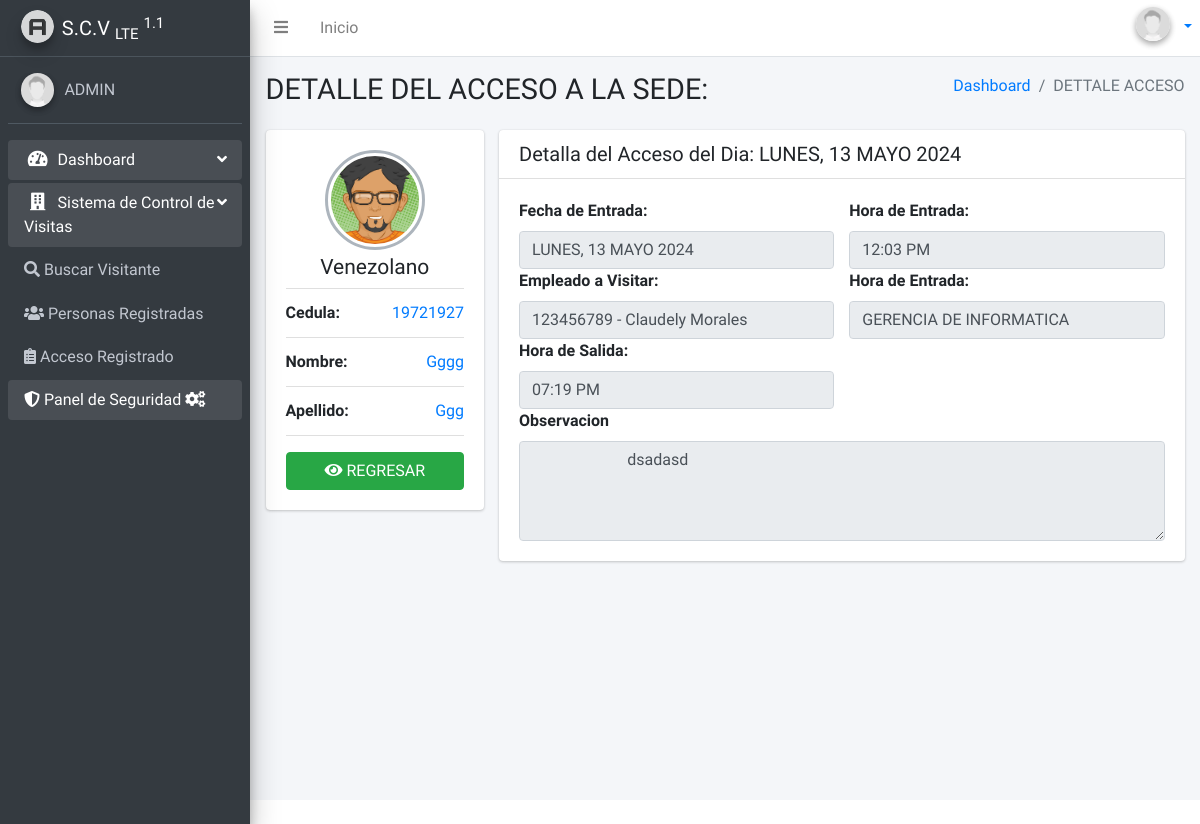
Before: /daccess/2/ (signed in) with the older database file.
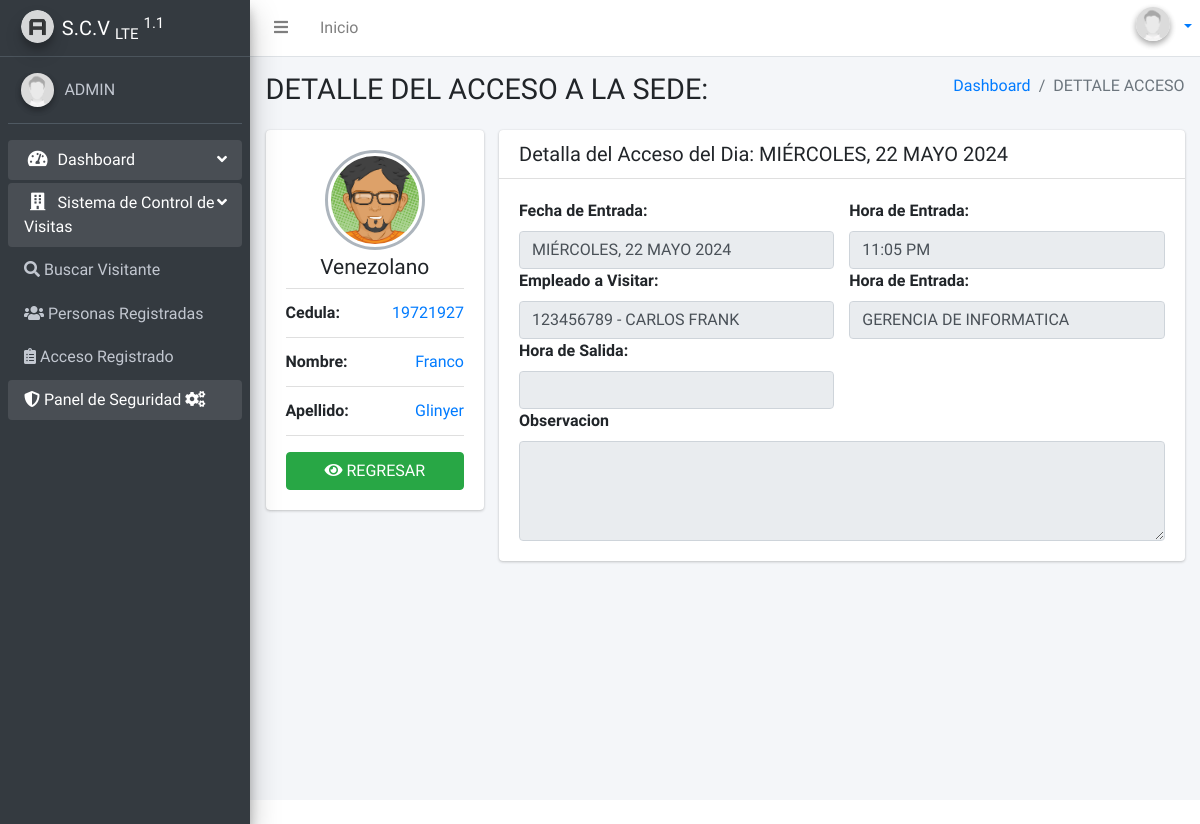
After: the same page with the newer database file.
### apps/gav/models.py (models this page shows, shortened)
class Avisitantes(models.Model):
    visitor = models.ForeignKey(Personas, on_delete=models.CASCADE)
    entry = models.DateField('Fecha del Dia')
    hours = models.TimeField('Hora de Entrada')
    hoursEx = models.TimeField('Hora de Salida', null=True, blank=True)
    empleado = models.ForeignKey(Empleado, on_delete=models.CASCADE, verbose_name='Nombre del Empleados')
    oficina = models.ForeignKey(Oficina, on_delete=models.CASCADE, verbose_name='Oficina a Visitar')
    obs = models.TextField('Observaciones', max_length=140, null=True, blank=True)
    class Meta:
        verbose_name = "Listado Accesos"
        verbose_name_plural = "Listado Accesos"
        ordering = ['-entry', 'hours']

class Personas(models.Model):
    dni = models.CharField('Cedula', primary_key=True,  max_length=8,validators=[MinLengthValidator(6)])
    status = models.CharField('Tipo de visitante', max_length=1, choices=LISTA_ESTATUS, null=False, default='M')
    nac = models.CharField('Nacionalidad', max_length=2, choices=LIST_NAC, null=True, blank=True)
    first_name = models.CharField('Nombre', max_length=40,validators=[MinLengthValidator(3)])
    last_name = models.CharField('Apellido', max_length=40,validators=[MinLengthValidator(3)])
    gender = models.CharField('Género', max_length=1, choices=GENDER_CHOICES, default='B')
    class Meta:
        verbose_name = "Personas"
        verbose_name_plural = "Personas"
        ordering = ['-dni']

### apps/dashboard/models.py (models this page shows)
class Oficina(models.Model):
    noficina = models.CharField(
        'Nombre de la Oficina', max_length=60, unique=True)
    class Meta:
        verbose_name = 'Oficina'
        verbose_name_plural = 'Oficinas'
    def __str__(self):
        return self.noficina

### apps/gav/views.py (the view)
# urls.py: path('daccess/<int:pk>/', views.daccess, name='daccess'),
@login_required
@permission_required('gav.view_avisitantes')
def daccess(request,pk):
        access = get_object_or_404(Avisitantes, pk=pk)
        return render(request, 'access/daccess.html', {'access':access})

### apps/dashboard/models.py (called while the page is built)
    def __str__(self):
        return f"{self.cedemp} - {self.nEmp} {self.aEmp}"

### templates/access/daccess.html (shortened to what this page needs)
{% extends 'layouts/main.html' %}
{% block titlecontent %}
  DETALLE DEL ACCESO A LA SEDE: {{ access.visitor.Dni }}
{% endblock %}
{% block titlemenu %}
  DETTALE ACCESO
{% endblock %}
{% block content %}
  <div class="content">
    <div class="container-fluid">
      <div class="row">
         <div class="col-sm-3">
          <div class="card">
            <div class="card-body box-profile">
              <div class="text-center">
                {%load static%}
                {%load static%}
                {% if access.visitor.gender == 'M' %}
                <img class="profile-user-img img-fluid img-circle"  src="{% static '/dist/img/avatar4.png' %}" alt="Male">
        {% else %}
        <img class="profile-user-img img-fluid img-circle" src="{% static '/dist/img/avatar3.png' %}" alt="Female">
{% endif %}
              </div>
              <h3 class="profile-username text-center">{{ access.visitor.get_nac_display }}</h3>
              <ul class="list-group list-group-unbordered mb-3">
                <li class="list-group-item">
                  <b>Cedula:</b> <a class="float-right"> {{ access.visitor.dni }}</a>
                </li>
                <li class="list-group-item">
                  <b>Nombre:</b> <a class="float-right">{{access.visitor.first_name }}</a>
                </li>
                <li class="list-group-item">
                  <b>Apellido:</b> <a class="float-right">{{access.visitor.last_name}}</a>
                </li>
              </ul>
      <a class="btn  btn-success btn-block" href="{%url 'dperson' access.visitor.dni %}">
                <i class="fa fa-eye" aria-hidden="true"></i> REGRESAR</a>
            </div>
          </div>
        </div>
        <div class="col">
          <div class="card">
            <div class="card-header">
              <h5 class="m-0">
             Detalla del Acceso del Dia: {{ access.entry |date:"l, d F Y"|upper}}
              </h5>
            </div>
            <div class="card-body">
                        <div class="row g-3">
                    <div class="col-md-6">
                      <label for="fecha" class="form-label">Fecha de Entrada: </label>
                      <input type="text"  class="form-control" disabled id="fecha"value="{{ access.entry |date:"l, d F Y"|upper}}">
                    </div>
                    <div class="col-md-6">
                      <label for="horaEnt" class="form-label">Hora de Entrada:</label>
                      <input type="text" class="form-control" disabled id="horaEnt" value="{{ access.hours|date:"h:i A"}}">
                    </div>
                    <div class="col-md-6">
                      <label for="fecha" class="form-label">Empleado a Visitar: </label>
                      <input type="text"  class="form-control" disabled id="fecha"value="{{ access.empleado }}">
                    </div>
                    <div class="col-md-6">
                      <label for="horaEnt" class="form-label">Hora de Entrada:</label>
                      <input type="text" class="form-control" disabled id="horaEnt" value="{{ access.oficina}}">
                    </div>
                    <div class="col-md-6">
                        <label for="horaEnt" class="form-label">Hora de Salida:</label>
                        <input type="text" class="form-control" disabled id="horaEnt" value="{{ access.hoursEx |date:"h:i A"}}">
                      </div>
                    <div class="col-12">
                      <label for="observacion" class="form-label">Observacion</label>
                      <textarea class="form-control" disabled id="observacion" style="height: 100px">
                        {{ access.obs}}
                      </textarea>
                    </div>
                </div>
            </div>
          </div>
        </div>
      </div>
    </div>
  </div>
{% endblock %}

### templates/layouts/sidebar.html (shortened to what this page needs)
{% load static %}
in<aside class="main-sidebar elevation-4 sidebar-dark-primary">
  <a href="/" class="brand-link">
    <img
      src="{% static 'dist/img/AdminLTELogo.png' %}"
      alt=""
      class="brand-image img-circle elevation-3"
      style="opacity: 0.8"
    />
    <span class="brand-text font-weight-light"><b>S.C.V</b> <sub>LTE</sub> <sup> 1.1</sup></span>
  </a>
  <div class="sidebar">
    <div class="user-panel mt-3 pb-3 mb-3 d-flex">
      <div class="image">
        {% if request.user.profile.avatar %}
        <img
          class="img-circle elevation-2"
          src="{{ request.user.profile.avatar.url }}"
          alt="Fotografía"
        />
        {% else %}
        <img
          src="{% static 'dist/img/avatar.png' %}"
          class="img-circle elevation-2"
          alt="User Image"
        />
        {% endif %}
      </div>
      <div class="info">
        {% if user.first_name and user.last_name %}
        <a href="{%url 'profiles-view'%}" class="d-block"
          >{{ user.first_name |upper }} {{ user.last_name |upper }}</a
        >
        {% else %}
        <a href="{%url 'profiles-view'%}" class="d-block">{{ user.username |upper }}</a>
        {% endif %}
      </div>
    </div>
    <nav class="mt-2">
      <ul class="nav nav-pills nav-sidebar flex-column"  data-widget="treeview" role="menu" data-accordion="false">
     <li class="nav-item menu-open">
          <a
            href="{% url 'home' %}"
            class="nav-link {% if request.resolver_match.url_name == 'home' %}active{% endif %}"
          >
            <i class="nav-icon fas fa-tachometer-alt"></i>
            <p>
              Dashboard
              <i class="right fas fa-angle-left"></i>
            </p>
          </a>
        </li>
        {%if perms.gav.view_personas %}
        <li class="nav-item menu-open">
          <a href="" class="nav-link">
            <i class="fas fa-building nav-icon"></i>
            <p>
              Sistema de Control de Visitas
              <i class="right fas fa-angle-left"></i>
            </p>
          </a>
          <ul class="nav nav-treeview">
            <li class="nav-item">
              <a
                href="{% url 'search' %}"
                class="nav-link {% if request.resolver_match.url_name == 'search' %}active{% endif %}"
              >
              <i class="fas fa-search"></i>
                <p>Buscar Visitante</p>
              </a>
            </li>
            <li class="nav-item">
              <a
                href="{% url 'lperson' %}"
                class="nav-link {% if request.resolver_match.url_name == 'lperson' %}active{% endif %}"
              >
              <i class="fas fa-users"></i>
                <p>Personas Registradas</p>
              </a>
            </li>
            {%if perms.gav.view_avisitantes%}
            <li class="nav-item">
              <a
                href="{% url 'laccess' %}"
                class="nav-link {% if request.resolver_match.url_name == 'laccess' %}active{% endif %}"
              >
              <i class="fas fa-clipboard-list"></i>
                <p>Acceso Registrado</p>
              </a>
            </li>
            {%endif%}
        </ul>
        </li>
        {%endif%}
        {% if request.user.is_staff %}
        <li class="nav-item menu-open">
          <a
            href="/admin"
            class="nav-link {% if request.resolver_match.url_name == 'admin' %}active{% endif %}"
          >
          <i class="fas fa-shield-alt"></i>
            <p>
              Panel de Seguridad
              <i class="fas fa-cogs"></i>
            </p>
          </a>
        </li>
        {% endif%}
      </ul>
    </nav>
  </div>
</aside>

Changed rows visible on the page:
changed Avisitantes "Venezolano": visitor.first_name "Gggg" → "Franco"; visitor.last_name "Ggg" → "Glinyer"; entry "LUNES, 13 MAYO 2024" → "MIÉRCOLES, 22 MAYO 2024"; hours "12:03 PM" → "11:05 PM"; obs "dsadasd" → (not shown); hoursEx "07:19 PM" → (not shown)
Other visible differences:
form field value: "LUNES, 13 MAYO 2024" → "MIÉRCOLES, 22 MAYO 2024"
form field value: "123456789 - Claudely Morales" → "123456789 - CARLOS FRANK"
